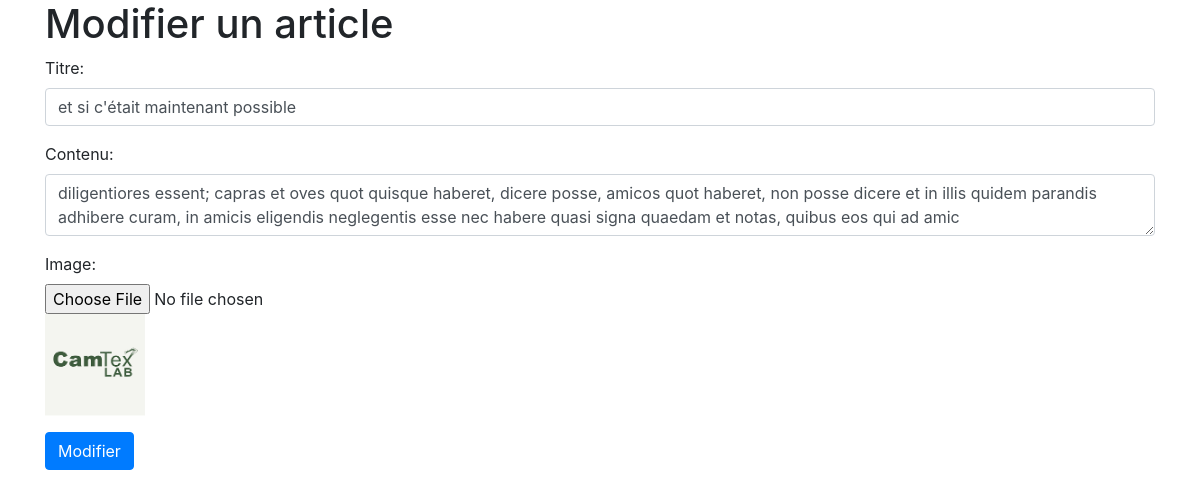
The page /admin/modify.php?id=5 on the database its author committed.
### tables this page shows
CREATE TABLE IF NOT EXISTS `article` (
  `id` int NOT NULL AUTO_INCREMENT,
  `title` varchar(60) NOT NULL,
  `content` varchar(255) NOT NULL,
  `image` varchar(255) NOT NULL,
  `created_at` date NOT NULL,
  PRIMARY KEY (`id`)
);

### admin/modify.php (the view, shortened to what this page needs)
<?php
require 'config.php';
if (isset($_GET["id"])) {
    $articleId = $_GET["id"];
    $sql = "SELECT * FROM article WHERE id = $articleId";
    $result = $conn->query($sql);
    if ($result->num_rows > 0) {
        $row = $result->fetch_assoc();
        $title = $row["title"];
        $content = $row["content"];
        $image = $row["image"];
    } else {
        echo "Aucun article trouvé";
        exit();
    }
} else {
    echo "ID de l'article non spécifié";
    exit();
}
?>
<!DOCTYPE html>
<html>
<head>
  <link rel="stylesheet" href="https://maxcdn.bootstrapcdn.com/bootstrap/4.0.0/css/bootstrap.min.css">
</head>
<body>
  <div class="container">
    <h1>Modifier un article</h1>
    <form action="" method="POST" enctype="multipart/form-data">
      <div class="form-group">
        <label for="title">Titre:</label>
        <input type="text" class="form-control" id="title" name="title" value="<?php echo $title; ?>" required>
      </div>
      <div class="form-group">
        <label for="content">Contenu:</label>
        <textarea class="form-control" id="content" name="content" required><?php echo $content; ?></textarea>
      </div>
      <div class="form-group">
        <label for="image">Image:</label>
        <input type="file" class="form-control-file" id="image" name="image" required>
        <img src="image/<?php echo $image; ?>" width="100">
      </div>
      <button type="submit" class="btn btn-primary">Modifier</button>
    </form>
  </div>
</body>
</html>

### rows shown on the page
article: title "et si c'était maintenant possible", content "diligentiores essent; capras et oves quot quisque haberet, dicere posse, amicos quot haberet, non posse dicere et in illis quidem parandis adhibere curam, in amicis eligendis neglegentis esse nec habere quasi signa quaedam et notas, quibus eos qui ad amic", image (picture)
